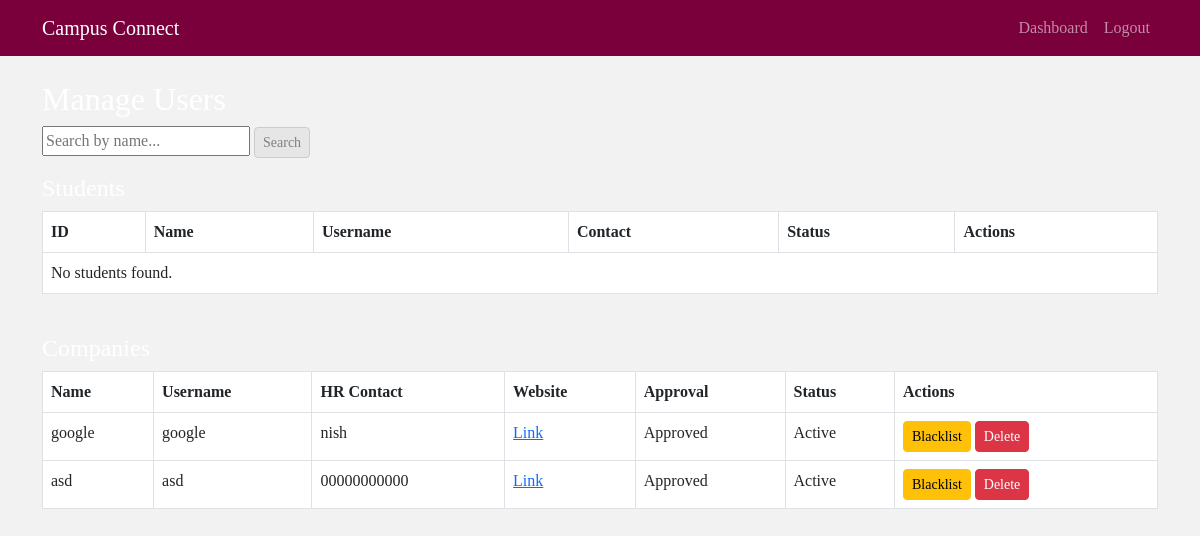
The app's page /admin/manage_users (signed in), older data.
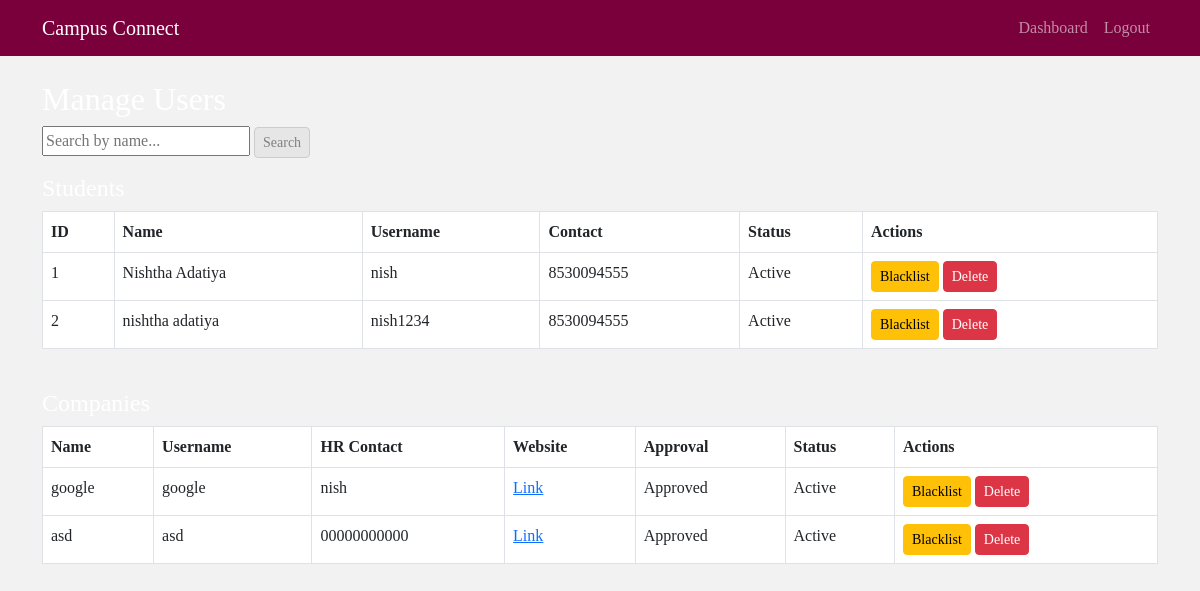
The same page, newer data.
### models.py (models this page shows)
class CompanyProfile(db.Model):
    __tablename__ = 'company_profiles'
    id = db.Column(db.Integer, primary_key=True)
    user_id = db.Column(db.Integer, db.ForeignKey('users.id'), nullable=False)
    company_name = db.Column(db.String(100), nullable=False)
    hr_contact = db.Column(db.String(100))
    website = db.Column(db.String(100))
    is_approved = db.Column(db.Boolean, default=False)
    drives = db.relationship('PlacementDrive', backref='company', cascade='all, delete-orphan')

class User(db.Model, UserMixin):
    __tablename__ = 'users'
    id = db.Column(db.Integer, primary_key=True)
    username = db.Column(db.String(80), unique=True, nullable=False)
    password_hash = db.Column(db.String(128), nullable=False)
    role = db.Column(db.String(20), nullable=False) # admin, company, student
    is_active = db.Column(db.Boolean, default=True)
    student_profile = db.relationship('StudentProfile', backref='user', uselist=False, cascade='all, delete-orphan')
    company_profile = db.relationship('CompanyProfile', backref='user', uselist=False, cascade='all, delete-orphan')

class StudentProfile(db.Model):
    __tablename__ = 'student_profiles'
    id = db.Column(db.Integer, primary_key=True)
    user_id = db.Column(db.Integer, db.ForeignKey('users.id'), nullable=False)
    name = db.Column(db.String(100), nullable=False)
    contact = db.Column(db.String(50))
    resume_file = db.Column(db.String(150))
    applications = db.relationship('Application', backref='student', cascade='all, delete-orphan')

### views/admin.py (the view)
@admin_bp.route('/manage_users', methods=['GET'])
@login_required
@role_required('admin')
def manage_users():
    search_query = request.args.get('search', '')
    if search_query:
        students = StudentProfile.query.filter(StudentProfile.name.ilike(f'%{search_query}%')).all()
        companies = CompanyProfile.query.filter(CompanyProfile.company_name.ilike(f'%{search_query}%')).all()
    else:
        students = StudentProfile.query.all()
        companies = CompanyProfile.query.all()
    return render_template('admin/manage_users.html', students=students, companies=companies, search_query=search_query)

### views/utils.py (called while the page is built)
def role_required(role):
    def wrapper(f):
        @wraps(f)
        def check_role_and_execute(*args, **kwargs):
            if not current_user.is_authenticated or current_user.role != role:
                abort(403)
            if not current_user.is_active:
                abort(403, description="Your account is deactivated.")
            return f(*args, **kwargs)
        return check_role_and_execute
    return wrapper

### templates/admin/manage_users.html (shortened to what this page needs)
{% extends "layout.html" %}
{% block content %}
<h2>Manage Users</h2>
<form method="GET" action="{{ url_for('admin.manage_users') }}" class="mb-3">
<input type="text" name="search" placeholder="Search by name..." value="{{ search_query }}"> <button type="submit" class="btn btn-primary btn-sm">Search</button>
</form>
<h4>Students</h4>
<div class="table-responsive mb-4">
<table class="table table-bordered">
<thead>
    <tr>
    <th>ID</th>
     <th>Name</th>
     <th>Username</th>
     <th>Contact</th>
     <th>Status</th>
     <th>Actions</th>
     </tr>
</thead>
<tbody>
{% for student in students %}
 <tr>
  <td>{{ student.id }}</td>
    <td>{{ student.name }}</td>
     <td>{{ student.user.username }}</td>
     <td>{{ student.contact }}</td>
        <td>
        {% if student.user.is_active %}
        Active
        {% else %}
        Blacklisted
        {% endif %}
        </td>
        <td>
        <form method="POST"
        action="{{ url_for('admin.toggle_status', user_id=student.user.id) }}"
        style="display:inline;">
    {% if student.user.is_active %}
        <button type="submit" class="btn btn-warning btn-sm">Blacklist</button>
         {% else %}
        <button type="submit" class="btn btn-success btn-sm">Activate</button>
        {% endif %}
</form>
 <form method="POST"
    action="{{ url_for('admin.delete_user', user_id=student.user.id) }}"
    style="display:inline;"
    onsubmit="return confirm('Delete this user?');">
      <button type="submit" class="btn btn-danger btn-sm">Delete</button>
</form>
</td>
 </tr>
{% endfor %}
{% if not students %}
<tr>
<td colspan="6">No students found.</td>
 </tr>
        {% endif %}
    </tbody>
</table>
</div>
<h4>Companies</h4>
<div class="table-responsive">
<table class="table table-bordered">
    <thead>
        <tr>
            <th>Name</th>
            <th>Username</th>
            <th>HR Contact</th>
            <th>Website</th>
            <th>Approval</th>
            <th>Status</th>
            <th>Actions</th>
        </tr>
    </thead>
    <tbody>
        {% for company in companies %}
        <tr>
            <td>{{ company.company_name }}</td>
            <td>{{ company.user.username }}</td>
            <td>{{ company.hr_contact }}</td>
            <td>
                <a href="{{ company.website }}" target="_blank">Link</a>
            </td>
            <td>
                {% if company.is_approved %}
                Approved
                {% else %}
                Pending
                {% endif %}
            </td>
            <td>
                {% if company.user.is_active %}
                Active
                {% else %}
                Blacklisted
                {% endif %}
            </td>
            <td>
                <form method="POST"
                      action="{{ url_for('admin.toggle_status', user_id=company.user.id) }}"
                      style="display:inline;">
                    {% if company.user.is_active %}
                    <button type="submit" class="btn btn-warning btn-sm">Blacklist</button>
                    {% else %}
                    <button type="submit" class="btn btn-success btn-sm">Activate</button>
                    {% endif %}
                </form>
                <form method="POST"
                      action="{{ url_for('admin.delete_user', user_id=company.user.id) }}"
                      style="display:inline;"
                      onsubmit="return confirm('Delete this company?');">
                    <button type="submit" class="btn btn-danger btn-sm">Delete</button>
                </form>
            </td>
        </tr>
        {% endfor %}
    </tbody>
</table>
</div>
{% endblock %}

### templates/layout.html (shortened to what this page needs)
<!DOCTYPE html>
<html lang="en" data-bs-theme="light">
<head>
    <link href="https://cdn.jsdelivr.net/npm/bootstrap@5.3.0/dist/css/bootstrap.min.css" rel="stylesheet">
    <link href="https://cdnjs.cloudflare.com/ajax/libs/font-awesome/6.0.0/css/all.min.css" rel="stylesheet">
</head>
<body>
<nav class="navbar navbar-expand-lg navbar-dark bg-dark">
  <div class="container">
    <a class="navbar-brand" href="{{ url_for('index') }}">Campus Connect</a>
    <div class="collapse navbar-collapse" id="navbarNav">
      <ul class="navbar-nav ms-auto">
        {% if current_user.is_authenticated %}
          {% if current_user.role == 'admin' %}
            <li class="nav-item"><a class="nav-link" href="{{ url_for('admin.dashboard') }}">Dashboard</a></li>
          {% elif current_user.role == 'student' %}
            <li class="nav-item"><a class="nav-link" href="{{ url_for('student.dashboard') }}">Dashboard</a></li>
            <li class="nav-item"><a class="nav-link" href="{{ url_for('student.profile') }}">Profile</a></li>
          {% elif current_user.role == 'company' %}
            <li class="nav-item"><a class="nav-link" href="{{ url_for('company.dashboard') }}">Dashboard</a></li>
            <li class="nav-item"><a class="nav-link" href="{{ url_for('company.dashboard') }}">My Drives</a></li>
          {% endif %}
          <li class="nav-item"><a class="nav-link" href="{{ url_for('auth.logout') }}">Logout</a></li>
        {% endif %}
      </ul>
    </div>
  </div>
</nav>
<div class="container mt-4">
    {% block content %}{% endblock %}
</div>
</body>
</html>

### templates/layout.html (style rules this page uses)
* { font-family: 'Times New Roman', Times, serif; }
body { background-color: #f2f2f2; color: white; }
.navbar { background-color: #7A003C !important; }
.btn-primary { background-color: #e6e6e6; border-color: #ccc; color: gray; }

Row changes from the older to the newer data that the page shows:
added StudentProfile: id "1", name "Nishtha Adatiya", user.username "nish", contact "8530094555"
added StudentProfile: id "2", name "nishtha adatiya", user.username "nish1234", contact "8530094555"
Text that changed along with them:
text no longer shown: "No students found."
